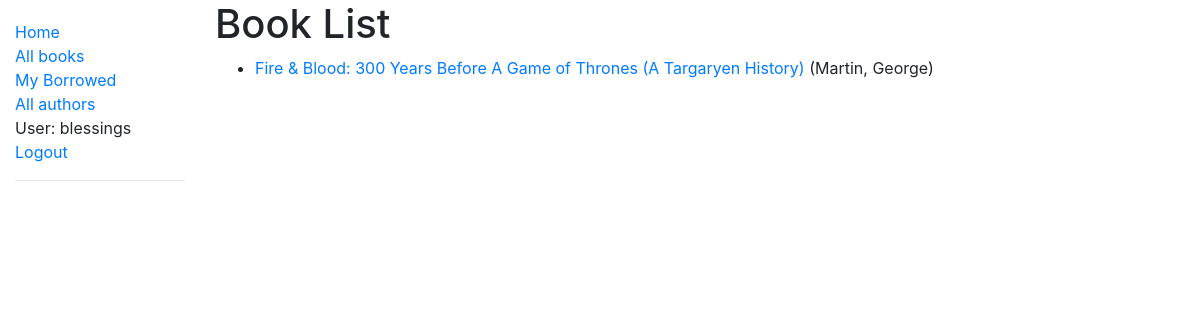
/catalog/books/ (signed in), run on the app's committed database.
### catalog/models.py (models this page shows, shortened)
class Book(models.Model):
    title = models.CharField(max_length=200)
    author = models.ForeignKey('Author', on_delete=models.SET_NULL, null=True)
    summary = models.TextField(max_length=1000, help_text='Enter a brief description of the book')
    isbn = models.CharField('ISBN', max_length=13, help_text='13 Character <a href="https://www.isbn-international.org/content/what-isbn">ISBN number</a>')
    language = models.ForeignKey('Language', on_delete=models.SET_NULL, null=True)
    genre = models.ManyToManyField(Genre, help_text='Select a genre for this book')
    def get_absolute_url(self):
        return reverse('book-detail', args=[str(self.id)])
    def display_genre(self):
        """Create a string for the Genre. This is required to display genre in Admin."""
        return ', '.join(genre.name for genre in self.genre.all()[:3])
    display_genre.short_description = 'Genre'

class Author(models.Model):
    first_name = models.CharField(max_length=100)
    last_name = models.CharField(max_length=100)
    date_of_birth = models.DateField(null=True, blank=True)
    date_of_death = models.DateField('Died', null=True, blank=True)
    class Meta:
        ordering = ['last_name', 'first_name']
    def __str__(self):
        return f'{self.last_name}, {self.first_name}'
    class Meta:
        ordering = ['last_name']

### catalog/views.py (the view)
# urls.py: path('books/', views.BookListView.as_view(), name='books'),
class BookListView(generic.ListView):
    model = Book
    paginate_by = 10

### catalog/templates/catalog/book_list.html
{% extends "base_generic.html" %}
{% block content %}
  <h1>Book List</h1>
  {% if book_list %}
  <ul>
    {% for book in book_list %}
      <li>
        <a href="{{ book.get_absolute_url }}">{{ book.title }}</a> ({{book.author}}) {% if user.is_staff %} <a href="{% url 'book_update' book.id %}">Udpate</a>|<a href = "{% url 'book_delete' book.id %}">Delete</a> {% endif %}
      </li>
    {% endfor %}
  </ul>
  {% else %}
    <p>There are no books in the library.</p>
  {% endif %}
{% endblock %}

### catalog/templates/base_generic.html (shortened to what this page needs)
<!DOCTYPE html>
<html lang="en">
<head>
  <link rel="stylesheet" href="https://stackpath.bootstrapcdn.com/bootstrap/4.1.3/css/bootstrap.min.css">
  {% load static %}
  <link rel="stylesheet" href="{% static 'css/styles.css' %}">
</head>
<body>
  <div class="container-fluid">
    <div class="row">
      <div class="col-sm-2">
      {% block sidebar %}
        <ul class="sidebar-nav">
          <li><a href="{% url 'index' %}">Home</a></li>
          <li><a href="{% url 'books' %}">All books</a></li>
          <li><a href="{% url 'my-borrowed' %}">My Borrowed</a></li>
          <li><a href="{% url 'authors' %}">All authors</a></li>
        {% if user.is_authenticated %}
         <li>User: {{ user.get_username }}</li>
         <li><a href="{% url 'logout'%}?next={{request.path}}">Logout</a></li>
        {% else %}
         <li><a href="{% url 'login'%}?next={{request.path}}">Login</a></li>
        {% endif %}
        </ul>
        <hr>
     {% endblock %}
      </div>
      <div class="col-sm-10 ">{% block content %}{% endblock %}
      </div>
    </div>
  </div>
</body>
</html>

### catalog/static/css/styles.css (style rules this page uses)
.sidebar-nav { margin-top: 20px; padding: 0; list-style: none; }

### data on the page
Book: title "Fire & Blood: 300 Years Before A Game of Thrones (A Targaryen History)", author "Martin, George"

### other printed values
{{ user.get_username }} "blessings"
